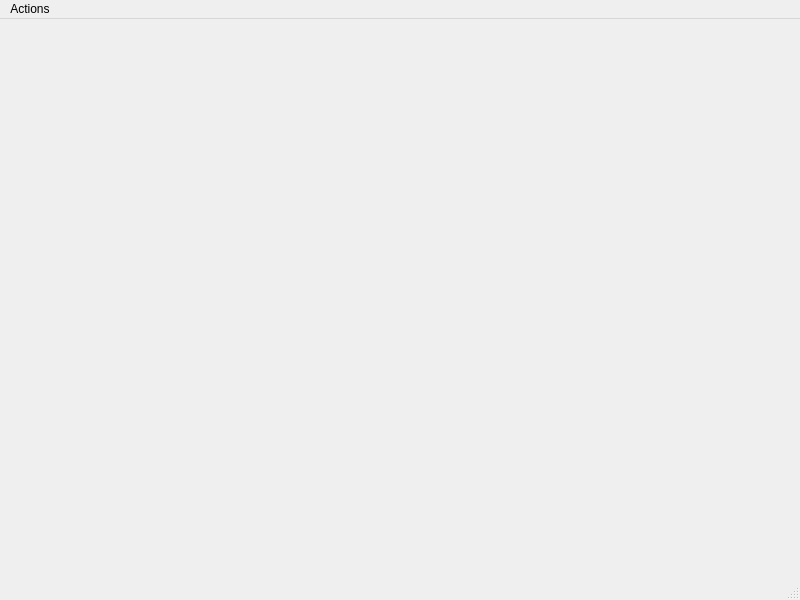
<?xml version="1.0" encoding="UTF-8"?>
<ui version="4.0">
 <class>MainWindow</class>
 <widget class="QMainWindow" name="MainWindow">
  <property name="geometry">
   <rect>
    <x>0</x>
    <y>0</y>
    <width>800</width>
    <height>600</height>
   </rect>
  </property>
  <property name="windowTitle">
   <string>MainWindow</string>
  </property>
  <widget class="QWidget" name="centralwidget"/>
  <widget class="QMenuBar" name="menubar">
   <property name="geometry">
    <rect>
     <x>0</x>
     <y>0</y>
     <width>800</width>
     <height>22</height>
    </rect>
   </property>
   <widget class="QMenu" name="menuAdd_new_tab">
    <property name="title">
     <string>Actions</string>
    </property>
    <addaction name="addTableAction"/>
   </widget>
   <addaction name="menuAdd_new_tab"/>
  </widget>
  <widget class="QStatusBar" name="statusbar"/>
  <action name="addTableAction">
   <property name="text">
    <string>Add new Table</string>
   </property>
  </action>
 </widget>
 <resources/>
 <connections/>
</ui>
